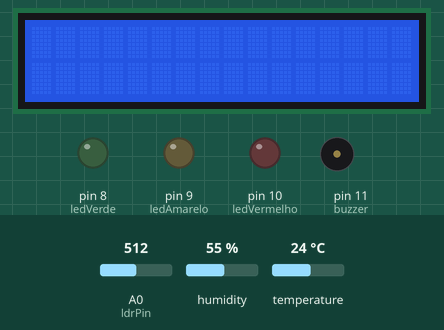
Recording of a sketch running on a simulated Arduino Uno, built with avr-gcc and run on an emulated ATmega328P. Parts: 16×2 character LCD, output pins drawn as LEDs (lit = HIGH), buzzer (waves = sounding, pin HIGH). The inputs (shaded band) are chosen by the test bench; at power-on: A0 (ldrPin) = 512, humidity 55 %, temperature 24 °C.

Above: at 1.2 s.
1.3 s: A0 (ldrPin) set to 838
At 10.61 s:
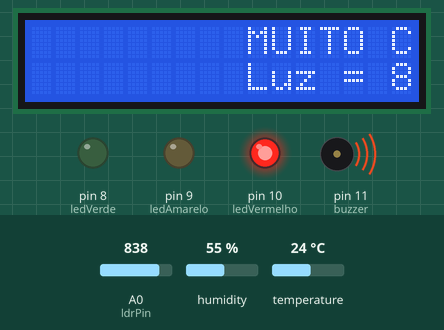
11.1 s: A0 (ldrPin) set to 864
13.6 s: humidity set to 22 %
At 19.5 s:
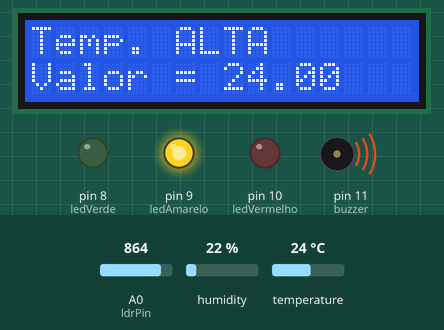
21.6 s: temperature set to 15.6 °C
At 30.5 s:
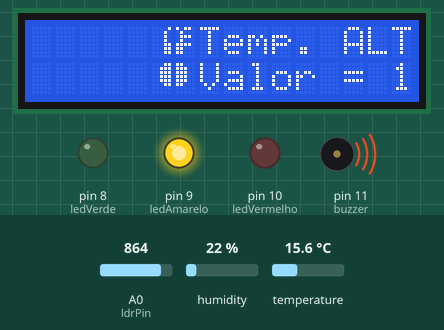
30.8 s: temperature set to 14.2 °C
33.3 s: temperature set to 10.4 °C
At 43.11 s:
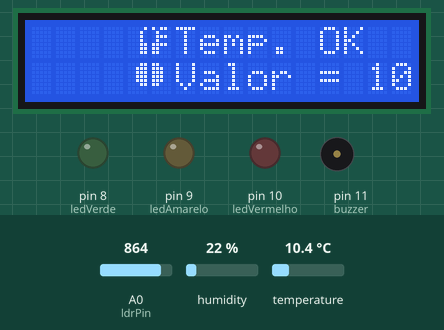
43.3 s: temperature set to 9.2 °C
At 50.2 s:
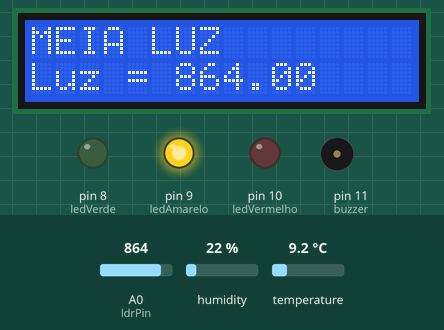
Timing chart, 0 to 56.1 s (numbered marks = the images above; inputs shaded):
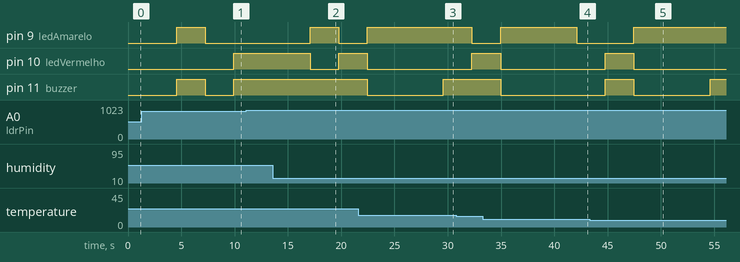

Measured:
- the behaviour switches between 10 and 9.9 °C on temperature (found by bisection; images 4 and 5)
- after the input at 13.6 s, pin 11 (buzzer): stays HIGH (without the input it goes to LOW after 6.2 s)
- after the input at 43.3 s, pin 9 (ledAmarelo): goes on until 47.4 s, then stays HIGH
- what the display in image 2 shows lasts 1.1 s, from 18.7 s to 19.8 s

The sketch:

sistemaMonitoramento.ino
```cpp
// Integrantes:
// Amanda Silva da Mata
// Beatriz Mantovani
// Gustavo Ducatti
// Laura Sampaio


#include <DHT.h>
#include <LiquidCrystal_I2C.h>

LiquidCrystal_I2C lcd(0x27, 16, 2);

byte tempchar1[8] = {
  B00001,
  B00010,
  B00010,
  B00010,
  B00011,
  B00011,
  B00011,
};
byte tempchar2[8] = {
  B10110,
  B01000,
  B01110,
  B01000,
  B11110,
  B11000,
  B11000,
};
byte tempchar4[8] = {
  B11000,
  B11100,
  B11100,
  B11100,
  B11100,
  B11000,
  B00000,
};
byte tempchar3[8] = {
  B00011,
  B00111,
  B00111,
  B00111,
  B00111,
  B00011,
  B00000,
};

byte umchar1[8] = {
  B00001,
  B00011,
  B00011,
  B00011,
  B00111,
  B00111,
  B00111,
};
byte umchar2[8] = {
  B10000,
  B11000,
  B11000,
  B11000,
  B11100,
  B11100,
  B11100,
};
byte umchar4[8] = {
  B11110,
  B11110,
  B11110,
  B11110,
  B11100,
  B11000,
  B00000,
};
byte umchar3[8] = {
  B01111,
  B01111,
  B01111,
  B01111,
  B00111,
  B00011,
  B00000,
};


#define DHTPIN 2
#define DHTTYPE DHT22
DHT dht(DHTPIN, DHTTYPE);

int ldrPin = A0;
int ledVerde = 8;
int ledAmarelo = 9;
int ledVermelho = 10;
int buzzer = 11;

String temperaturaLinha1;
String temperaturaLinha2;

String umidadeLinha1;
String umidadeLinha2;

String luzLinha1;
String luzLinha2;


void setup() {
  lcd.init();
  lcd.backlight();

  pinMode(ledVerde, OUTPUT);
  pinMode(ledAmarelo, OUTPUT);
  pinMode(ledVermelho, OUTPUT);
  pinMode(buzzer, OUTPUT);

  dht.begin();
  Serial.begin(9600);
}

//zerar luzes e buzzer
void zerar(){
  digitalWrite(ledVerde, LOW);
  digitalWrite(ledAmarelo, LOW);
  digitalWrite(ledVermelho, LOW);
  digitalWrite(buzzer, LOW);
}

//escrever no display

void mostrarTemperatura(){
  lcd.clear();

  lcd.createChar(1,tempchar1);
  lcd.createChar(3,tempchar2);
  lcd.createChar(2,tempchar3);
  lcd.createChar(4,tempchar4);
  lcd.setCursor(14,0);
  lcd.write(1);
  lcd.setCursor(14,1);
  lcd.write(2);
  lcd.setCursor(15,0);
  lcd.write(3);
  lcd.setCursor(15,1);
  lcd.write(4);
  lcd.setCursor(16,0);
  lcd.print(temperaturaLinha1);
  lcd.setCursor(16, 1);
  lcd.print(temperaturaLinha2);
  for (int positionCounter = 0; positionCounter < 16; positionCounter++) {
    lcd.scrollDisplayLeft();
    delay(100);
  }
}

void mostrarUmidade(){
  lcd.clear();

  lcd.createChar(1,umchar1);
  lcd.createChar(3,umchar2);
  lcd.createChar(2,umchar3);
  lcd.createChar(4,umchar4);
  lcd.setCursor(14,0);
  lcd.write(1);
  lcd.setCursor(14,1);
  lcd.write(2);
  lcd.setCursor(15,0);
  lcd.write(3);
  lcd.setCursor(15,1);
  lcd.write(4);
  lcd.setCursor(16,0);
  lcd.print(umidadeLinha1);
  lcd.setCursor(16, 1);
  lcd.print(umidadeLinha2);
  for (int positionCounter = 0; positionCounter < 16; positionCounter++) {
    lcd.scrollDisplayLeft();
    delay(100);
  }
}

void mostrarLuz(){
  lcd.clear();

  lcd.setCursor(16,0);
  lcd.print(luzLinha1);
  lcd.setCursor(16, 1);
  lcd.print(luzLinha2);
  for (int positionCounter = 0; positionCounter < 16; positionCounter++) {
    lcd.scrollDisplayLeft();
    delay(100);
  }
}

//Fazer medias

float mediaUmidade(){

  float umidade = 0;

  for(int i=0; i<5; i++){
    float novaUm = dht.readHumidity();
    umidade += novaUm;
    delay(300);
  }

  umidade = umidade/5;
  return umidade;

}

float mediaTemperatura(){

  float temperatura = 0;

  for(int i=0; i<5; i++){
    float novaTem = dht.readTemperature();
    temperatura += novaTem;
    delay(300);
  }

  temperatura = temperatura/5;
  return temperatura;

}

float mediaLuz(){

  float luz = 0;

  for(int i=0; i<5; i++){
    float novaLuz = analogRead(ldrPin);
    luz += novaLuz;
    delay(300);
  }

  luz = luz/5;
  return luz;

}


void loop() {

  float temperatura = mediaTemperatura();
  float umidade = mediaUmidade();
  float luz = mediaLuz();

  String temperaturaStatus;
  String umidadeStatus;
  String luzStatus;

  //TEMPERATURA

  if(temperatura>=10 && temperatura<=15){
    temperaturaStatus = "OK";
    zerar();

  }else if(temperatura>15){
    temperaturaStatus = "ALTA";
    digitalWrite(ledVerde, LOW);
    digitalWrite(ledAmarelo, HIGH);
    digitalWrite(ledVermelho, LOW);
    digitalWrite(buzzer, HIGH);

  }else{
    temperaturaStatus = "BAIXA";
    digitalWrite(ledVerde, LOW);
    digitalWrite(ledAmarelo, HIGH);
    digitalWrite(ledVermelho, LOW);
    digitalWrite(buzzer, HIGH);

  }

  temperaturaLinha1 = "Temp. " + temperaturaStatus;
  temperaturaLinha2 = "Valor = " + String(temperatura);
  mostrarTemperatura();
  delay(1000);


  //UMIDADE

  if(umidade>=50 && umidade<=70){
    umidadeStatus = "OK";
    zerar();

  }else if(umidade>70){
    umidadeStatus = "ALTA";
    digitalWrite(ledVerde, LOW);
    digitalWrite(ledAmarelo, LOW);
    digitalWrite(ledVermelho, HIGH);
    digitalWrite(buzzer, HIGH);

  }else{
    umidadeStatus = "BAIXA";
    digitalWrite(ledVerde, LOW);
    digitalWrite(ledAmarelo, LOW);
    digitalWrite(ledVermelho, HIGH);
    digitalWrite(buzzer, HIGH);

  }

  umidadeLinha1 = "Umidade " + umidadeStatus;
  umidadeLinha2 = "Um. = " + String(umidade) + "%";
  mostrarUmidade();
  delay(1000);


  //LUZ

  if (luz > 900) {
    luzStatus = "PERFEITA";
    digitalWrite(ledVerde, HIGH);
    digitalWrite(ledAmarelo, LOW);
    digitalWrite(ledVermelho, LOW);
    digitalWrite(buzzer, LOW);

  } else if (luz > 850) {
    luzStatus = "MEIA LUZ";
    digitalWrite(ledVerde, LOW);
    digitalWrite(ledAmarelo, HIGH);
    digitalWrite(ledVermelho, LOW);
    digitalWrite(buzzer, LOW);

  } else if (luz >= 0) {
    luzStatus = "MUITO CLARO";
    digitalWrite(ledVerde, LOW);
    digitalWrite(ledAmarelo, LOW);
    digitalWrite(ledVermelho, HIGH);
    digitalWrite(buzzer, HIGH);

  }

  luzLinha1 = luzStatus;
  luzLinha2 = "Luz = " + String(luz);
  mostrarLuz();
  delay(1000);


}
```
